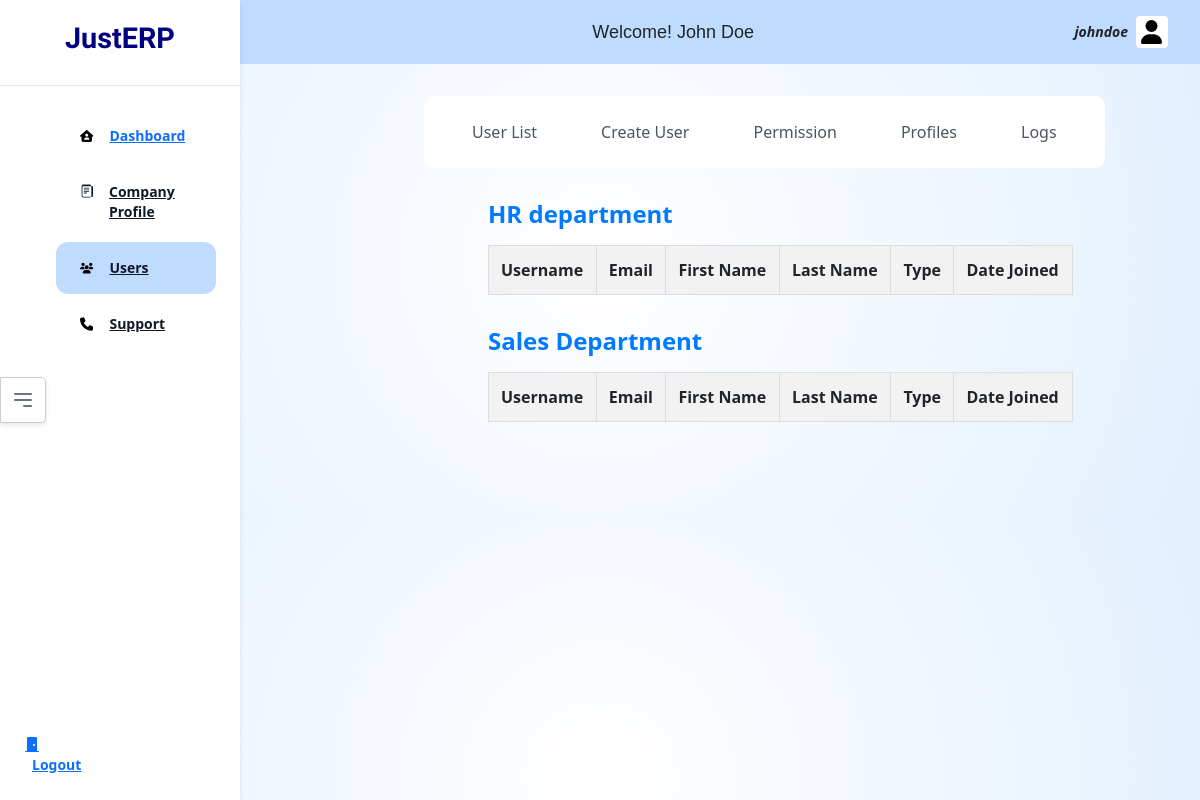
Page /auth/users (signed in) on the earlier database version.
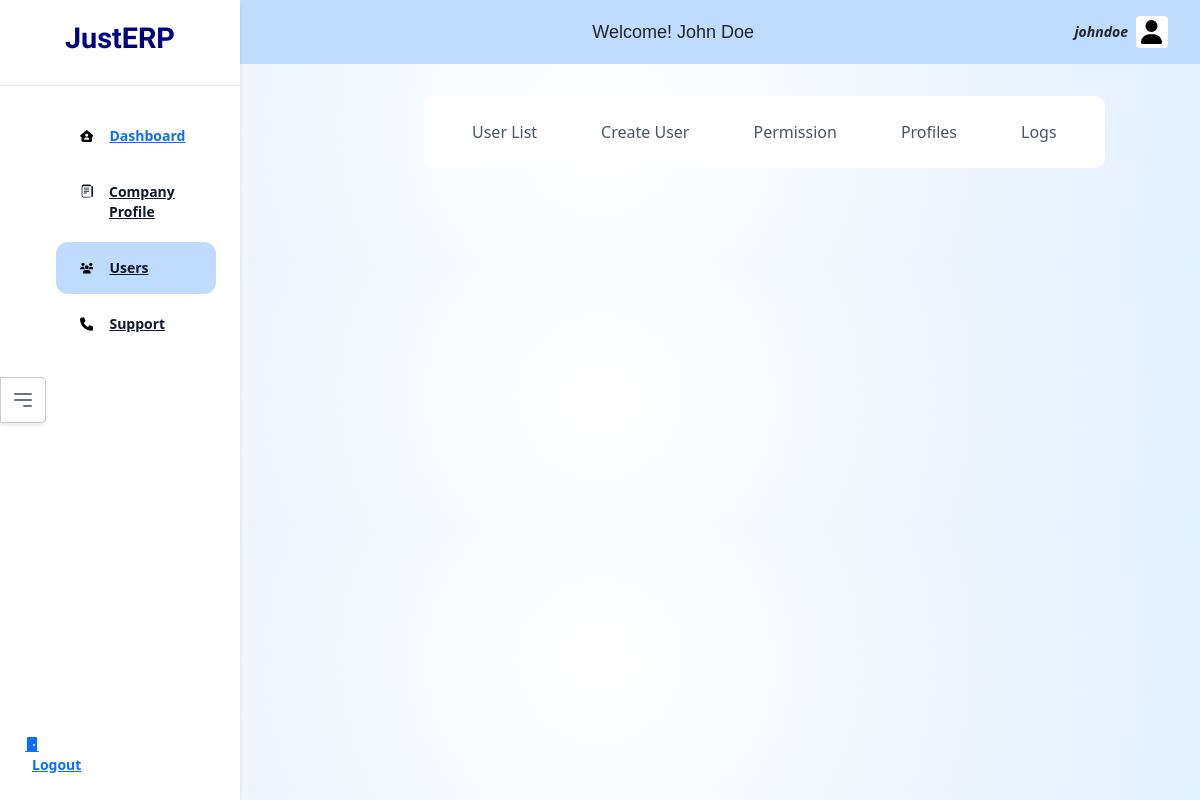
Same page on the later database version.
### authapp/models.py (models this page shows, shortened)
class Department(models.Model):
    dept_id=models.AutoField(primary_key=True)
    dept_name=models.CharField(max_length=30)
    dept_desc=models.TextField(blank=True)

### authapp/views.py (the view)
# urls.py: path('users', views.users, name='users'),
@login_required
def users(request):
    user=request.user
    if user.is_authenticated:
        departments = Department.objects.all()
        context={'company_id':user.company.company_id,'company_name':user.company.company_name, 'username':user.username, 'first_name':user.first_name, 'last_name': user.last_name, 'email': user.email, 'departments':departments}
    return render(request,'authapp/users.html', context)

### templates/authapp/users.html (shortened to what this page needs)
{% extends 'home/base.html' %}
{% block activeusers %}200{% endblock %}
{% block css %}
{% load static %}
<link rel="stylesheet" href="{% static 'css/base_internal.css' %}">
{% endblock %}
{% block body %}
{% include 'authapp/base_internal.html' %}
<div class="content-wrapper">
    {% for department in departments %}
    <div class="department-section">
        <h2 class="department-heading">{{ department.dept_name }}</h2>
        <table>
            <thead>
                <tr>
                    <th>Username</th>
                    <th>Email</th>
                    <th>First Name</th>
                    <th>Last Name</th>
                    <th>Type</th>
                    <th>Date Joined</th>
                </tr>
            </thead>
        </table>
    </div>
    {% endfor %}
</div>
{% endblock %}

Differences in the rows shown:
removed Department: dept_name "HR department"
removed Department: dept_name "Sales Department"
